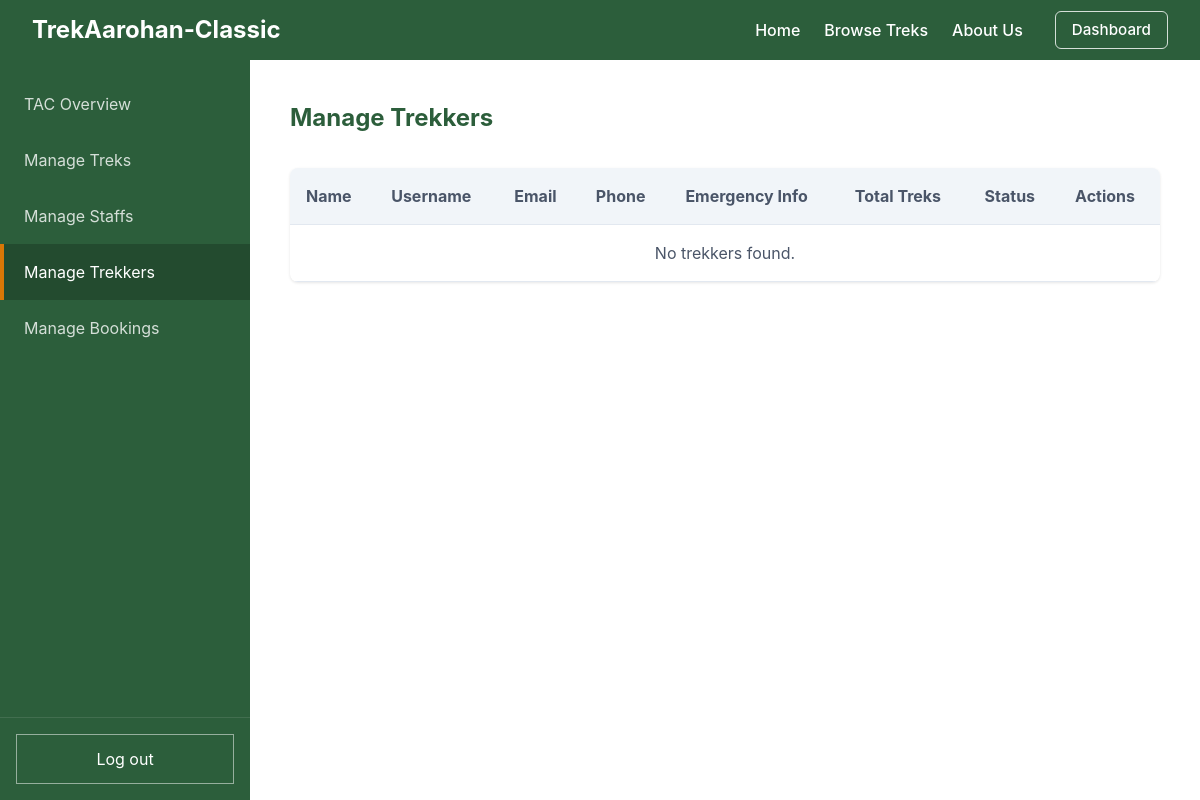
The app's page /admin/trekkers (signed in), older data.
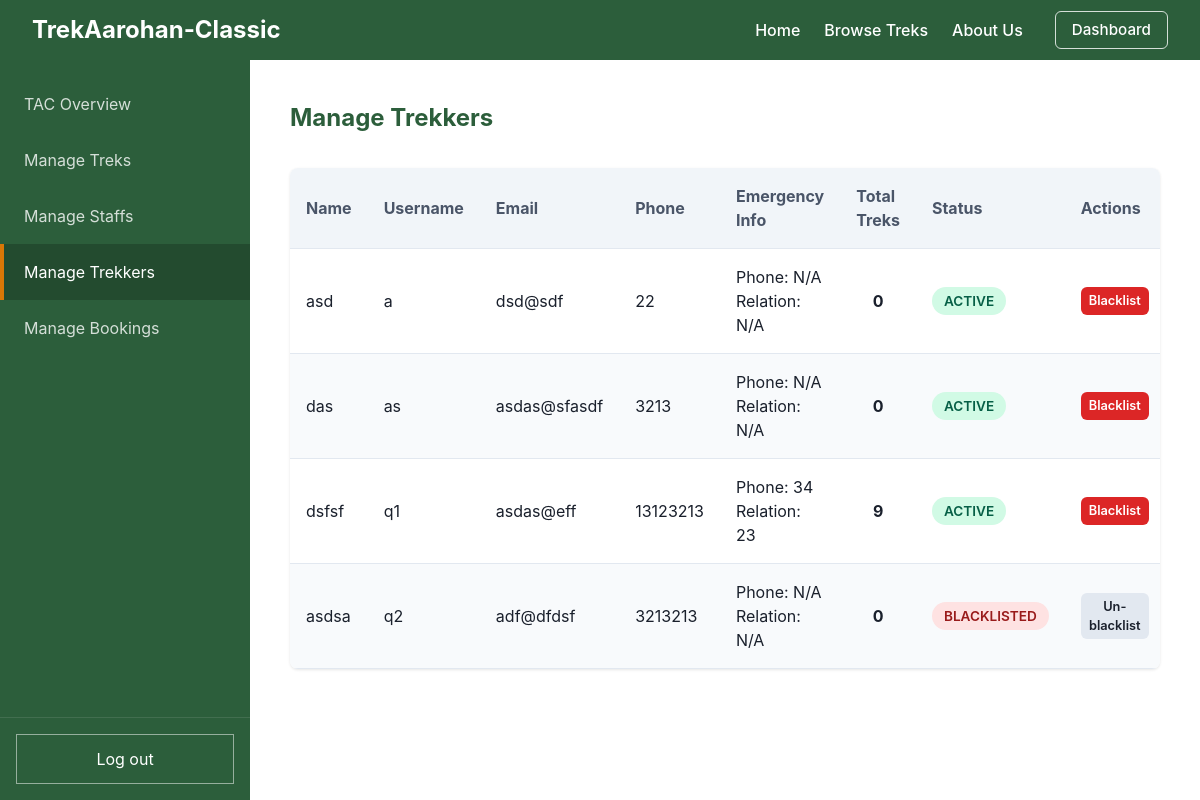
The same page, newer data.
### models.py (models this page shows)
class User(db.Model, UserMixin):
    __tablename__ = "user"
    id = db.Column(db.Integer, primary_key=True, autoincrement=True)
    username = db.Column(db.String(50), unique=True, nullable=False)
    password = db.Column(db.String(255), nullable=False)
    name = db.Column(db.String(100), nullable=False)
    email = db.Column(db.String(120), unique=True, nullable=False)
    phone = db.Column(db.String(20), nullable=False)
    role = db.Column(db.Integer, default=0, nullable=False)
    emergency_phone = db.Column(db.String(20), nullable=True)
    emergency_relation = db.Column(db.String(50), nullable=True)
    experience = db.Column(db.Text, nullable=True)  # Used for Staff
    is_approved = db.Column(db.Boolean, default=False)  # Used for Staff
    is_blacklisted = db.Column(db.Boolean, default=False)
    assigned_treks = db.relationship("Trek", backref="staff", lazy=True)
    bookings = db.relationship("Booking", backref="user", lazy=True)

### app.py (the view)
    @app.route("/admin/trekkers")
    @login_required
    def admin_trekkers():
        if current_user.role != 2:
            return redirect(url_for("home"))
        trekkers = User.query.filter_by(role=0).all()
        return render_template("admin_trekkers.html", trekkers=trekkers)

### templates/admin_trekkers.html
{% extends "admin_base.html" %}
{% set active_page = "users" %}
{% block dashboard_content %}
    <h2>Manage Trekkers</h2>
    <div class="data-table-wrapper" style="margin-top: 2rem;">
        <table class="data-table">
            <thead>
                <tr>
                    <th>Name</th>
                    <th>Username</th>
                    <th>Email</th>
                    <th>Phone</th>
                    <th>Emergency Info</th>
                    <th>Total Treks</th>
                    <th>Status</th>
                    <th>Actions</th>
                </tr>
            </thead>
            <tbody>
                {% for t in trekkers %}
                <tr>
                    <td>{{ t.name }}</td>
                    <td>{{ t.username }}</td>
                    <td>{{ t.email }}</td>
                    <td>{{ t.phone }}</td>
                    <td>
                        Phone: {{ t.emergency_phone if t.emergency_phone else "N/A" }}<br>
                        Relation: {{ t.emergency_relation if t.emergency_relation else "N/A" }}
                    </td>
                    <td style="text-align: center;"><strong>{{ t.bookings|length }}</strong></td>
                    <td>
                        {% if t.is_blacklisted %}
                            <span class="badge badge-blacklisted">Blacklisted</span>
                        {% else %}
                            <span class="badge badge-active">Active</span>
                        {% endif %}
                    </td>
                    <td>
                        {% if t.is_blacklisted %}
                            <a href="{{ url_for('admin_trekkers_action', id=t.id, action='unblacklist') }}" class="btn btn-secondary" style="padding: 0.25rem 0.5rem; font-size: 0.8rem;">Un-blacklist</a>
                        {% else %}
                            <a href="{{ url_for('admin_trekkers_action', id=t.id, action='blacklist') }}" class="btn btn-danger" style="padding: 0.25rem 0.5rem; font-size: 0.8rem;" onclick="return confirm('Blacklist this trekker?');">Blacklist</a>
                        {% endif %}
                    </td>
                </tr>
                {% else %}
                <tr><td colspan="8" style="text-align: center; color: var(--secondary-color);">No trekkers found.</td></tr>
                {% endfor %}
            </tbody>
        </table>
    </div>
{% endblock %}

Row changes from the older to the newer data that the page shows:
added User: name "asd", username "a", email "dsd@sdf", phone "22", emergency_phone "N/A", emergency_relation "N/A", bookings|length "0", is_blacklisted "ACTIVE"
added User: name "das", username "as", email "asdas@sfasdf", phone "3213", emergency_phone "N/A", emergency_relation "N/A", bookings|length "0", is_blacklisted "ACTIVE"
added User: name "dsfsf", username "q1", email "asdas@eff", phone "13123213", emergency_phone "34", emergency_relation "23", bookings|length "9", is_blacklisted "ACTIVE"
added User: name "asdsa", username "q2", email "adf@dfdsf", phone "3213213", emergency_phone "N/A", emergency_relation "N/A", bookings|length "0", is_blacklisted "BLACKLISTED"
Text that changed along with them:
text no longer shown: "No trekkers found."
